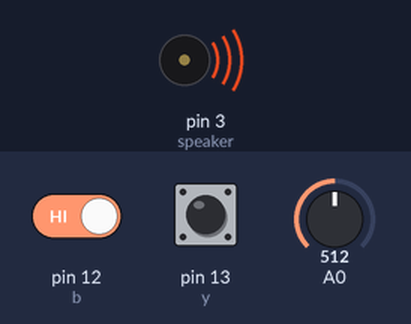
This sketch was run on a simulated Arduino Uno, built with avr-gcc and run on an emulated ATmega328P. Shown: buzzer (waves = sounding). Inputs (shaded band) come from the test bench; at power-on: A0 = 512, pin 12 (b) HIGH, pin 13 (y) HIGH.

Above: at 1.2 s.
1.3 s: A0 set to 900
At 1.51 s:
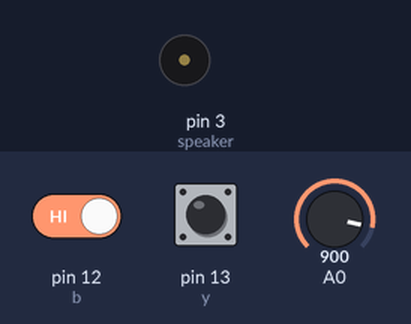
4.8 s: pin 12 (b) driven LOW
8.3 s: A0 set to 306
At 8.3 s:
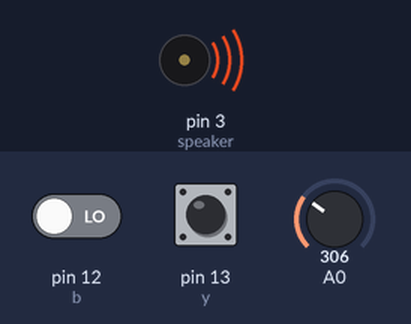
Timing chart, 0 to 17.8 s (numbered marks = the images above; inputs shaded):
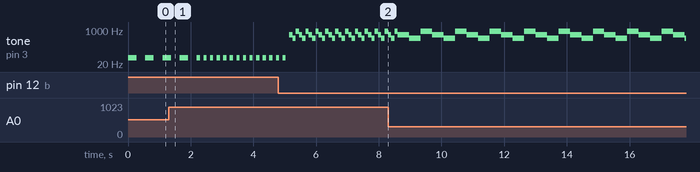

The sketch:

melody.ino
```cpp
/*

David Rios
NYU IMA - Designing Interfaces for Live Performance 2020

Resources:
https://itp.nyu.edu/physcomp/labs/labs-arduino-digital-and-analog/tone-output-using-an-arduino/

*/

int y = 13;
int b = 12;
int speaker = 3;
int del = 200;

void setup() {
  pinMode(speaker, OUTPUT);
  pinMode(y, INPUT);
  pinMode(b, INPUT);
}

void loop() {
del = map(analogRead(A0),0,1023,500,50);

  if (digitalRead(y) == 0 && digitalRead(b) == 0 ) {
    tone(speaker, 440); // A
    delay(del);
    tone(speaker, 330); // E
    delay(del);
    tone(speaker, 392); // G
    delay(del);
    noTone(speaker);
  }
  if (digitalRead(y) == 1 && digitalRead(b) == 0) {

    tone(speaker, 587); // D
    delay(del);
    tone(speaker, 392); // G
    delay(del);

    tone(speaker, 880); // A
    delay(del);
    noTone(speaker);
  }

  if (digitalRead(b) && digitalRead(y) == 0) {
    tone(speaker, 523); // C
    delay(del);
    tone(speaker, 87); // D
    delay(del);
    tone(speaker, 784); // G
    delay(del);
    noTone(speaker);
  }

  if (digitalRead(b) && digitalRead(y)) {
    tone(speaker, 40); // C
    delay(del);
    noTone(speaker); // D
    delay(del);
    tone(speaker, 40); // G
    delay(del);
    noTone(speaker);
    delay(del);
  }

}
```

Measured:
- by itself, tone on pin 3 (speaker): plays 392 Hz for 0.11 s, 880 Hz for 0.11 s, 587 Hz for 0.37 s, 392 Hz for 0.37 s, 880 Hz for 0.37 s, 587 Hz for 0.37 s … (28 notes in this stretch)
